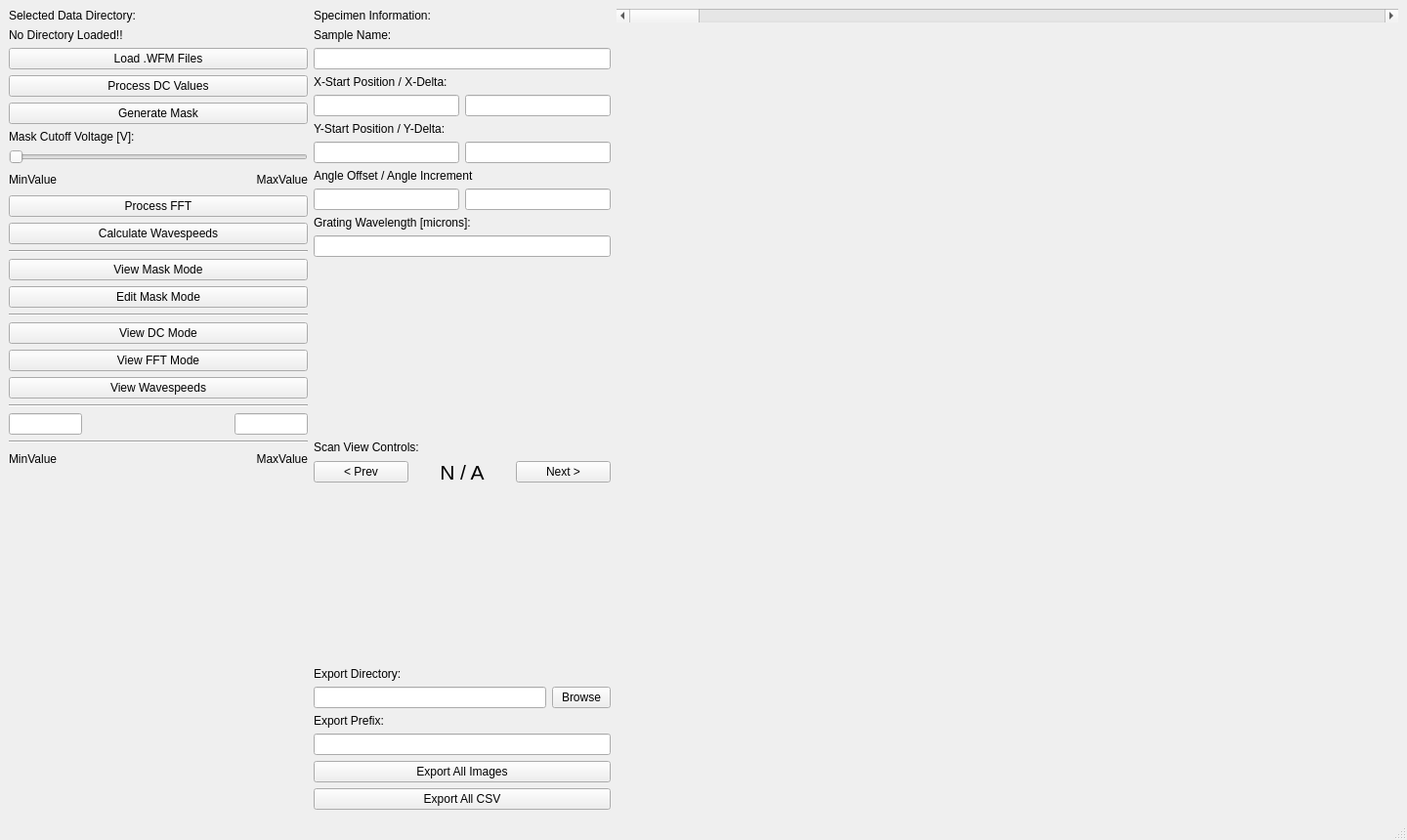
<?xml version="1.0" encoding="UTF-8"?>
<ui version="4.0">
 <class>MainWindow</class>
 <widget class="QMainWindow" name="MainWindow">
  <property name="geometry">
   <rect>
    <x>0</x>
    <y>0</y>
    <width>1440</width>
    <height>810</height>
   </rect>
  </property>
  <property name="windowTitle">
   <string>MainWindow</string>
  </property>
  <widget class="QWidget" name="centralwidget">
   <layout class="QHBoxLayout" name="horizontalLayout">
    <item>
     <layout class="QHBoxLayout" name="HLMainContainer">
      <item>
       <layout class="QVBoxLayout" name="VLToolboxContainer" stretch="0,0,0,0,0,0,0,0,0,0,0,0,0,0,0,0,0,0,0,0,0,0">
        <property name="sizeConstraint">
         <enum>QLayout::SetMaximumSize</enum>
        </property>
        <item>
         <widget class="QLabel" name="label">
          <property name="text">
           <string>Selected Data Directory:</string>
          </property>
         </widget>
        </item>
        <item>
         <widget class="QLabel" name="LDataDirectoryPath">
          <property name="text">
           <string>No Directory Loaded!!</string>
          </property>
         </widget>
        </item>
        <item>
         <widget class="QPushButton" name="PBLoadWFMs">
          <property name="minimumSize">
           <size>
            <width>275</width>
            <height>0</height>
           </size>
          </property>
          <property name="maximumSize">
           <size>
            <width>16777215</width>
            <height>16777215</height>
           </size>
          </property>
          <property name="text">
           <string>Load .WFM Files</string>
          </property>
         </widget>
        </item>
        <item>
         <widget class="QPushButton" name="PBProcessDCMaps">
          <property name="text">
           <string>Process DC Values</string>
          </property>
         </widget>
        </item>
        <item>
         <widget class="QPushButton" name="PBGenerateMask">
          <property name="text">
           <string>Generate Mask</string>
          </property>
         </widget>
        </item>
        <item>
         <widget class="QLabel" name="label_5">
          <property name="text">
           <string>Mask Cutoff Voltage [V]:</string>
          </property>
         </widget>
        </item>
        <item>
         <widget class="QSlider" name="horizontalSlider">
          <property name="maximumSize">
           <size>
            <width>16777215</width>
            <height>16777215</height>
           </size>
          </property>
          <property name="orientation">
           <enum>Qt::Horizontal</enum>
          </property>
         </widget>
        </item>
        <item>
         <layout class="QHBoxLayout" name="horizontalLayout_4">
          <item>
           <widget class="QLabel" name="LMinMaskValue">
            <property name="text">
             <string>MinValue</string>
            </property>
           </widget>
          </item>
          <item>
           <spacer name="horizontalSpacer_4">
            <property name="orientation">
             <enum>Qt::Horizontal</enum>
            </property>
            <property name="sizeType">
             <enum>QSizePolicy::Maximum</enum>
            </property>
            <property name="sizeHint" stdset="0">
             <size>
              <width>150</width>
              <height>20</height>
             </size>
            </property>
           </spacer>
          </item>
          <item>
           <widget class="QLabel" name="LMaxMaskValue">
            <property name="text">
             <string>MaxValue</string>
            </property>
            <property name="alignment">
             <set>Qt::AlignRight|Qt::AlignTrailing|Qt::AlignVCenter</set>
            </property>
           </widget>
          </item>
         </layout>
        </item>
        <item>
         <widget class="QPushButton" name="PBProcessFFTMaps">
          <property name="text">
           <string>Process FFT</string>
          </property>
         </widget>
        </item>
        <item>
         <widget class="QPushButton" name="PBCalculateWavespeeds">
          <property name="text">
           <string>Calculate Wavespeeds</string>
          </property>
         </widget>
        </item>
        <item>
         <widget class="Line" name="line">
          <property name="orientation">
           <enum>Qt::Horizontal</enum>
          </property>
         </widget>
        </item>
        <item>
         <widget class="QPushButton" name="PBViewMaskMode">
          <property name="text">
           <string>View Mask Mode</string>
          </property>
         </widget>
        </item>
        <item>
         <widget class="QPushButton" name="PBEditMaskMode">
          <property name="text">
           <string>Edit Mask Mode</string>
          </property>
         </widget>
        </item>
        <item>
         <widget class="Line" name="line_3">
          <property name="orientation">
           <enum>Qt::Horizontal</enum>
          </property>
         </widget>
        </item>
        <item>
         <widget class="QPushButton" name="PBViewDCMode">
          <property name="text">
           <string>View DC Mode</string>
          </property>
         </widget>
        </item>
        <item>
         <widget class="QPushButton" name="PBViewFFTMode">
          <property name="text">
           <string>View FFT Mode</string>
          </property>
         </widget>
        </item>
        <item>
         <widget class="QPushButton" name="PBViewWavespeeds">
          <property name="text">
           <string>View Wavespeeds</string>
          </property>
         </widget>
        </item>
        <item>
         <widget class="Line" name="line_4">
          <property name="orientation">
           <enum>Qt::Horizontal</enum>
          </property>
         </widget>
        </item>
        <item>
         <layout class="QHBoxLayout" name="horizontalLayout_3">
          <item>
           <widget class="QLineEdit" name="LEVizMinValue">
            <property name="sizePolicy">
             <sizepolicy hsizetype="Maximum" vsizetype="Fixed">
              <horstretch>0</horstretch>
              <verstretch>0</verstretch>
             </sizepolicy>
            </property>
            <property name="maximumSize">
             <size>
              <width>75</width>
              <height>16777215</height>
             </size>
            </property>
           </widget>
          </item>
          <item>
           <spacer name="horizontalSpacer_3">
            <property name="orientation">
             <enum>Qt::Horizontal</enum>
            </property>
            <property name="sizeType">
             <enum>QSizePolicy::Maximum</enum>
            </property>
            <property name="sizeHint" stdset="0">
             <size>
              <width>150</width>
              <height>20</height>
             </size>
            </property>
           </spacer>
          </item>
          <item>
           <widget class="QLineEdit" name="LEVizMaxValue">
            <property name="sizePolicy">
             <sizepolicy hsizetype="Maximum" vsizetype="Fixed">
              <horstretch>0</horstretch>
              <verstretch>0</verstretch>
             </sizepolicy>
            </property>
            <property name="maximumSize">
             <size>
              <width>75</width>
              <height>16777215</height>
             </size>
            </property>
           </widget>
          </item>
         </layout>
        </item>
        <item>
         <widget class="Line" name="line_2">
          <property name="orientation">
           <enum>Qt::Horizontal</enum>
          </property>
         </widget>
        </item>
        <item>
         <layout class="QHBoxLayout" name="horizontalLayout_2">
          <item>
           <widget class="QLabel" name="LMinVizValue">
            <property name="text">
             <string>MinValue</string>
            </property>
           </widget>
          </item>
          <item>
           <spacer name="horizontalSpacer">
            <property name="orientation">
             <enum>Qt::Horizontal</enum>
            </property>
            <property name="sizeType">
             <enum>QSizePolicy::Maximum</enum>
            </property>
            <property name="sizeHint" stdset="0">
             <size>
              <width>150</width>
              <height>20</height>
             </size>
            </property>
           </spacer>
          </item>
          <item>
           <widget class="QLabel" name="LMaxVizValue">
            <property name="text">
             <string>MaxValue</string>
            </property>
            <property name="alignment">
             <set>Qt::AlignRight|Qt::AlignTrailing|Qt::AlignVCenter</set>
            </property>
           </widget>
          </item>
         </layout>
        </item>
        <item>
         <spacer name="verticalSpacer_3">
          <property name="orientation">
           <enum>Qt::Vertical</enum>
          </property>
          <property name="sizeHint" stdset="0">
           <size>
            <width>20</width>
            <height>40</height>
           </size>
          </property>
         </spacer>
        </item>
       </layout>
      </item>
      <item>
       <layout class="QVBoxLayout" name="verticalLayout">
        <item>
         <widget class="QLabel" name="label_9">
          <property name="minimumSize">
           <size>
            <width>250</width>
            <height>0</height>
           </size>
          </property>
          <property name="text">
           <string>Specimen Information:</string>
          </property>
         </widget>
        </item>
        <item>
         <widget class="QLabel" name="label_12">
          <property name="minimumSize">
           <size>
            <width>250</width>
            <height>0</height>
           </size>
          </property>
          <property name="text">
           <string>Sample Name:</string>
          </property>
         </widget>
        </item>
        <item>
         <widget class="QLineEdit" name="LESampleNameValue"/>
        </item>
        <item>
         <widget class="QLabel" name="label_11">
          <property name="minimumSize">
           <size>
            <width>250</width>
            <height>0</height>
           </size>
          </property>
          <property name="text">
           <string>X-Start Position / X-Delta:</string>
          </property>
         </widget>
        </item>
        <item>
         <layout class="QHBoxLayout" name="horizontalLayout_5">
          <item>
           <widget class="QLineEdit" name="LEXStartValue"/>
          </item>
          <item>
           <widget class="QLineEdit" name="LEXDeltaValue"/>
          </item>
         </layout>
        </item>
        <item>
         <widget class="QLabel" name="label_13">
          <property name="minimumSize">
           <size>
            <width>250</width>
            <height>0</height>
           </size>
          </property>
          <property name="text">
           <string>Y-Start Position / Y-Delta:</string>
          </property>
         </widget>
        </item>
        <item>
         <layout class="QHBoxLayout" name="horizontalLayout_6">
          <item>
           <widget class="QLineEdit" name="LEYStartValue"/>
          </item>
          <item>
           <widget class="QLineEdit" name="LEYDeltaValue"/>
          </item>
         </layout>
        </item>
        <item>
         <widget class="QLabel" name="label_10">
          <property name="minimumSize">
           <size>
            <width>250</width>
            <height>0</height>
           </size>
          </property>
          <property name="text">
           <string>Angle Offset / Angle Increment</string>
          </property>
         </widget>
        </item>
        <item>
         <layout class="QHBoxLayout" name="horizontalLayout_7">
          <item>
           <widget class="QLineEdit" name="LEAngleStartValue"/>
          </item>
          <item>
           <widget class="QLineEdit" name="LEAngleIncrementValue"/>
          </item>
         </layout>
        </item>
        <item>
         <widget class="QLabel" name="label_8">
          <property name="minimumSize">
           <size>
            <width>250</width>
            <height>0</height>
           </size>
          </property>
          <property name="text">
           <string>Grating Wavelength [microns]:</string>
          </property>
         </widget>
        </item>
        <item>
         <widget class="QLineEdit" name="LEGratingValue"/>
        </item>
        <item>
         <spacer name="verticalSpacer_2">
          <property name="orientation">
           <enum>Qt::Vertical</enum>
          </property>
          <property name="sizeHint" stdset="0">
           <size>
            <width>20</width>
            <height>40</height>
           </size>
          </property>
         </spacer>
        </item>
        <item>
         <widget class="QLabel" name="label_17">
          <property name="text">
           <string>Scan View Controls:</string>
          </property>
         </widget>
        </item>
        <item>
         <layout class="QHBoxLayout" name="horizontalLayout_9">
          <item>
           <widget class="QPushButton" name="PBPrevScan">
            <property name="text">
             <string>&lt; Prev</string>
            </property>
           </widget>
          </item>
          <item>
           <widget class="QLabel" name="LSelectedScanDisplay">
            <property name="font">
             <font>
              <pointsize>16</pointsize>
             </font>
            </property>
            <property name="lineWidth">
             <number>5</number>
            </property>
            <property name="text">
             <string>N / A</string>
            </property>
            <property name="alignment">
             <set>Qt::AlignCenter</set>
            </property>
           </widget>
          </item>
          <item>
           <widget class="QPushButton" name="PBNextScan">
            <property name="text">
             <string>Next &gt;</string>
            </property>
           </widget>
          </item>
         </layout>
        </item>
        <item>
         <spacer name="verticalSpacer">
          <property name="orientation">
           <enum>Qt::Vertical</enum>
          </property>
          <property name="sizeHint" stdset="0">
           <size>
            <width>20</width>
            <height>40</height>
           </size>
          </property>
         </spacer>
        </item>
        <item>
         <widget class="QLabel" name="label_15">
          <property name="text">
           <string>Export Directory:</string>
          </property>
         </widget>
        </item>
        <item>
         <layout class="QHBoxLayout" name="horizontalLayout_8">
          <item>
           <widget class="QLineEdit" name="LEExportDirectory"/>
          </item>
          <item>
           <widget class="QPushButton" name="PBBrowseExportDir">
            <property name="maximumSize">
             <size>
              <width>60</width>
              <height>16777215</height>
             </size>
            </property>
            <property name="text">
             <string>Browse</string>
            </property>
           </widget>
          </item>
         </layout>
        </item>
        <item>
         <widget class="QLabel" name="label_14">
          <property name="text">
           <string>Export Prefix:</string>
          </property>
         </widget>
        </item>
        <item>
         <widget class="QLineEdit" name="LEDataExportPrefix"/>
        </item>
        <item>
         <widget class="QPushButton" name="PBExportAllImages">
          <property name="text">
           <string>Export All Images</string>
          </property>
         </widget>
        </item>
        <item>
         <widget class="QPushButton" name="PBExportAllCSV">
          <property name="text">
           <string>Export All CSV</string>
          </property>
         </widget>
        </item>
       </layout>
      </item>
      <item>
       <layout class="QVBoxLayout" name="VLDisplayContainer">
        <item>
         <widget class="QScrollBar" name="HSBDatasetSelector">
          <property name="sizePolicy">
           <sizepolicy hsizetype="MinimumExpanding" vsizetype="Fixed">
            <horstretch>0</horstretch>
            <verstretch>0</verstretch>
           </sizepolicy>
          </property>
          <property name="maximumSize">
           <size>
            <width>800</width>
            <height>16777215</height>
           </size>
          </property>
          <property name="orientation">
           <enum>Qt::Horizontal</enum>
          </property>
         </widget>
        </item>
        <item>
         <widget class="MplWidget" name="MPLDataDisplay" native="true">
          <property name="minimumSize">
           <size>
            <width>800</width>
            <height>800</height>
           </size>
          </property>
          <property name="maximumSize">
           <size>
            <width>800</width>
            <height>800</height>
           </size>
          </property>
         </widget>
        </item>
       </layout>
      </item>
     </layout>
    </item>
   </layout>
  </widget>
  <widget class="QMenuBar" name="menubar">
   <property name="geometry">
    <rect>
     <x>0</x>
     <y>0</y>
     <width>1440</width>
     <height>26</height>
    </rect>
   </property>
  </widget>
  <widget class="QStatusBar" name="statusbar"/>
 </widget>
 <customwidgets>
  <customwidget>
   <class>MplWidget</class>
   <extends>QWidget</extends>
   <header>mplwidget</header>
   <container>1</container>
  </customwidget>
 </customwidgets>
 <resources/>
 <connections/>
</ui>
